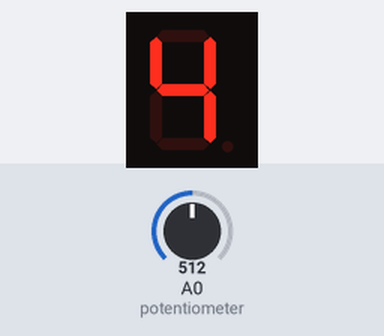
The sketch below on a simulated Arduino Uno, built with avr-gcc and run on an emulated ATmega328P. Parts: 1-digit seven-segment display. Wiring (from diagram.json): 1-digit 7-segment display, segments lit when HIGH: segments pin 2, pin 3, pin 4, pin 5, pin 6, pin 7, pin 8, pin 9. Inputs (shaded band) come from the test bench; at power-on: A0 (potentiometer) = 512. The segment pins are drawn as the display they are named for.

Above: at 1.2 s.
1.3 s: A0 (potentiometer) set to 716
At 2.4 s:
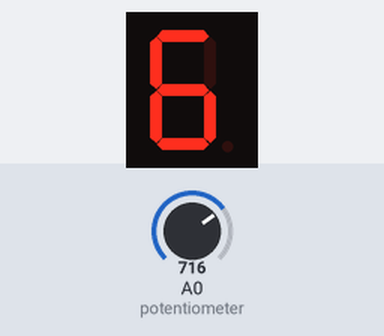
2.8 s: A0 (potentiometer) set to 900
At 3.5 s:
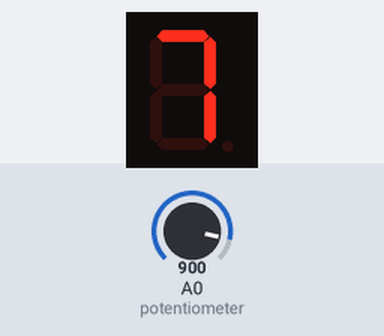
4.3 s: A0 (potentiometer) set to 1023
At 4.7 s:
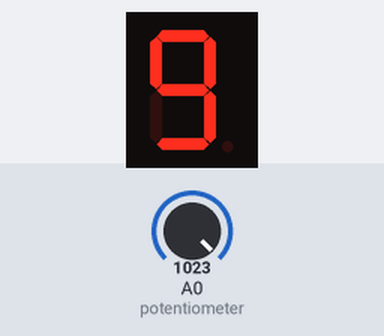
Timing chart, 0 to 7.3 s (numbered marks = the images above; inputs shaded):
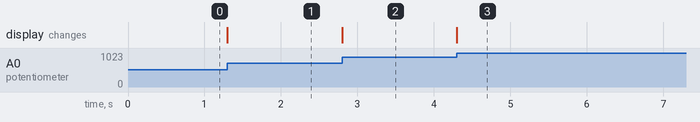

The sketch:

sketch.ino
```cpp
#define ROW 10
#define COL 7

const int mapNumbers[ROW][COL] = {
  // A  B  C  D  E  F  G
  {1, 1, 1, 1, 1, 1, 0},
  {0, 1, 1, 0, 0, 0, 0},
  {1, 1, 0, 1, 1, 0, 1},
  {1, 1, 1, 1, 0, 0, 1},
  {0, 1, 1, 0, 0, 1, 1},
  {1, 0, 1, 1, 0, 1, 1},
  {1, 0, 1, 1, 1, 1, 1},
  {1, 1, 1, 0, 0, 0, 0},
  {1, 1, 1, 1, 1, 1, 1},
  {1, 1, 1, 1, 0, 1, 1},
};

const int A = 2;
const int B = 3;
const int C = 4;
const int D = 5;
const int E = 6;
const int F = 7;
const int G = 8;
const int DP = 9;

void setup() {
  pinMode(A, OUTPUT);
  pinMode(B, OUTPUT);
  pinMode(C, OUTPUT);
  pinMode(D, OUTPUT);
  pinMode(E, OUTPUT);
  pinMode(F, OUTPUT);
  pinMode(G, OUTPUT);
  pinMode(DP, OUTPUT);
}

void loop() {

  int signal = analogRead(A0);

  int mapSig = map(signal, 0, 1023, 0, 9);


  digitalWrite(A, mapNumbers[mapSig][0] );
  digitalWrite(B, mapNumbers[mapSig][1] );
  digitalWrite(C, mapNumbers[mapSig][2] );
  digitalWrite(D, mapNumbers[mapSig][3] );
  digitalWrite(E, mapNumbers[mapSig][4] );
  digitalWrite(F, mapNumbers[mapSig][5] );
  digitalWrite(G, mapNumbers[mapSig][6] );

}
```

Measured:
- after the input at 1.3 s, the display: changes at once (image 1)
- after the input at 2.8 s, the display: changes at once (image 2)
- after the input at 4.3 s, the display: changes at once (image 3)
